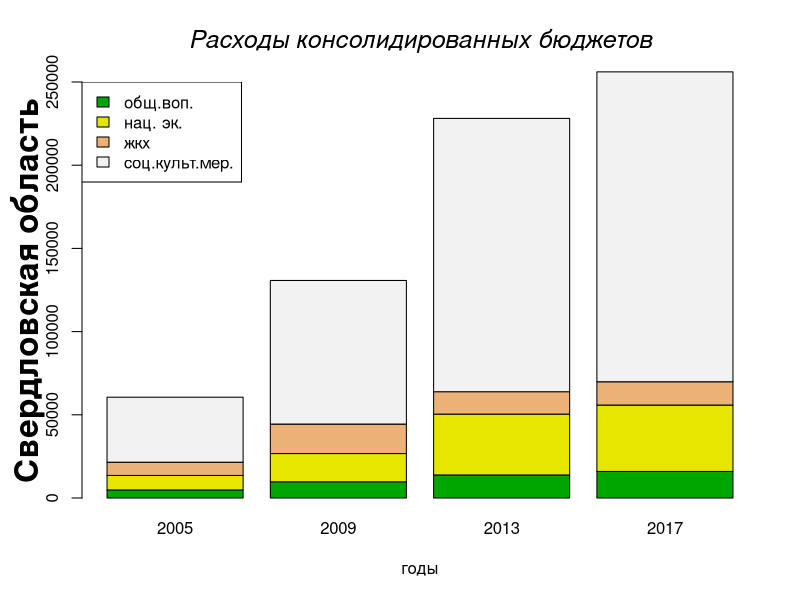

Generate this figure with R:
installed.packages("visualize")
layout(matrix(1:1, 1, 1, byrow = T))
c2005 <- c(4866.8, 8675, 7996.4,39032.9)
c2009 <- c(9756.2, 16952.6, 17714.1, 86315.2)
c2013 <- c(13872.2, 36555.7, 13454.6, 164249)
c2017 <- c(15964.7, 39884, 14014.1, 186224)
mat <- cbind("2005"=c2005,"2009"= c2009, "2013"=c2013, "2017"=c2017)
mat
barplot(mat,  col = terrain.colors(4), ylim=c(0,250000), xlab = "годы") 
mtext("Свердловская область", side = 2, line = 2, cex = 2, font = 2)
mtext('Расходы консолидированных бюджетов',side = 3,line =1.5, cex = 1.5, font=3)
legend("topleft",
       c("общ.воп.","нац. эк.","жкх","соц.культ.мер."), fill = terrain.colors(4), horiz=F)
dev.copy(tiff, filename = "plot-ex07.png")
dev.off()

